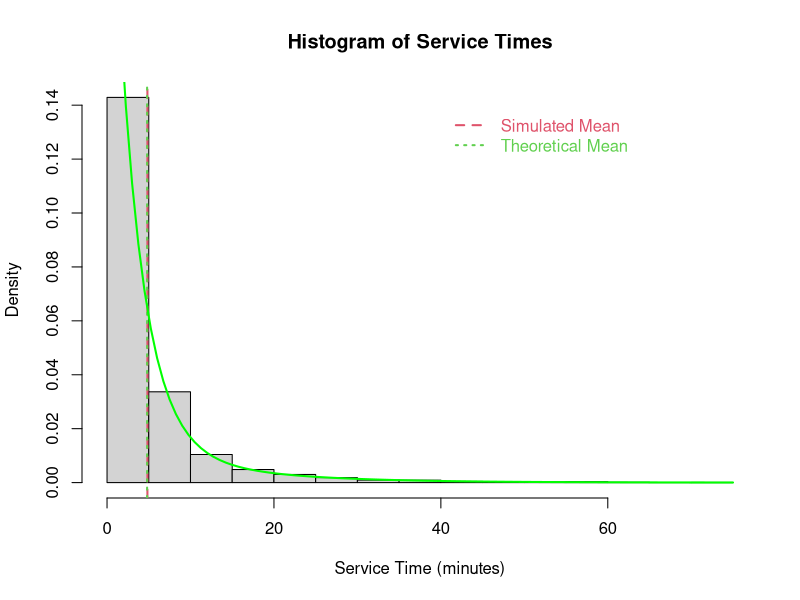

Here is the R script that generated this plot:
# William McKeown
# St. Cloud State University
# Stat 417 - Project 1
# Dr. Shiju Zhang



                            # Simulation for service times


# Variables
set.seed(314)               #set random number seed for repeatability
N <- 10000                  #set n to number of generations
prob_fast_mechanic <- 0.8   #given probability of fast mechanic
mean_fast_mechanic <- 3     #given service time (min) for fast mechanic
mean_slow_mechanic <- 12    #given service time (min) for slow mechanic

# Conversions
rate_fast <- 1/mean_fast_mechanic    # rate = 1/mean
rate_slow <- 1/mean_slow_mechanic    # rate = 1/mean



#Generate service times
service_times = sapply(1:N, function(k) {
  U = runif(1)  # Generate random number between 0 and 1
  
  if(U <= prob_fast_mechanic) {
    # 80% chance: get fast mechanic
    rexp(1, rate = rate_fast)
  } else {
    # 20% chance: get slow mechanic  
    rexp(1, rate = rate_slow)
  }
})

# Calculate the estimated mean service time
estimated_mean <- mean(service_times)

# Calculate theoretical mean
theoretical_mean <- (prob_fast_mechanic * mean_fast_mechanic) + ((1 - prob_fast_mechanic) * mean_slow_mechanic)

# Calculate percent difference
percent_diff <- ((estimated_mean - theoretical_mean) / theoretical_mean) * 100

# Display results
cat("Simulation Results:\n\n")
cat("Sample size:", N, "\n")
cat("Estimated mean service time:", round(estimated_mean, 3), "minutes\n")
cat("Theoretical mean service time:", theoretical_mean, "minutes\n")
cat("Percent Difference:", round(percent_diff, 3), "%\n")

# Show first 50 values as required by assignment
cat("\nFirst 50 simulated service times (in minutes):\n")
cat(round(service_times[1:10], 3), "\n")
cat(round(service_times[11:20], 3), "\n")
cat(round(service_times[21:30], 3), "\n")
cat(round(service_times[31:40], 3), "\n")
cat(round(service_times[41:50], 3), "\n")

# Histogram
hist(service_times, probability = TRUE,            
     xlab = "Service Time (minutes)",              #X axis label
     main = "Histogram of Service Times",          #Title
     breaks = 12)                                  #How many bins

# Add vertical lines for simulated and theoretical means
abline(v = estimated_mean, col = 2, lty = 2, lwd = 2)
abline(v = theoretical_mean, col = 3, lty = 3, lwd = 2)

#Add Legend
legend(40,                                            #X Location
       .14,                                           #Y Location
       c("Simulated Mean","Theoretical Mean"),        #Labels
       col = 2:3,                                     #Color for lines
       text.col = 2:3,                                #Color for Text (should match lines)
       lty = 2:3,                                     #Line type (match abline)
       lwd = 2,                                       #Line width
       bty = "n")                                     #Box around legend "n" - no    "o" for box

#Curve equation
theoretical_curve = function(x) {
  prob_fast_mechanic * rate_fast * exp(-rate_fast * x) + 
  (1 - prob_fast_mechanic) * rate_slow * exp(-rate_slow * x)
}

#Curve line
curve(theoretical_curve, 
      add = TRUE, 
      col = "green", 
      lwd = 2)



